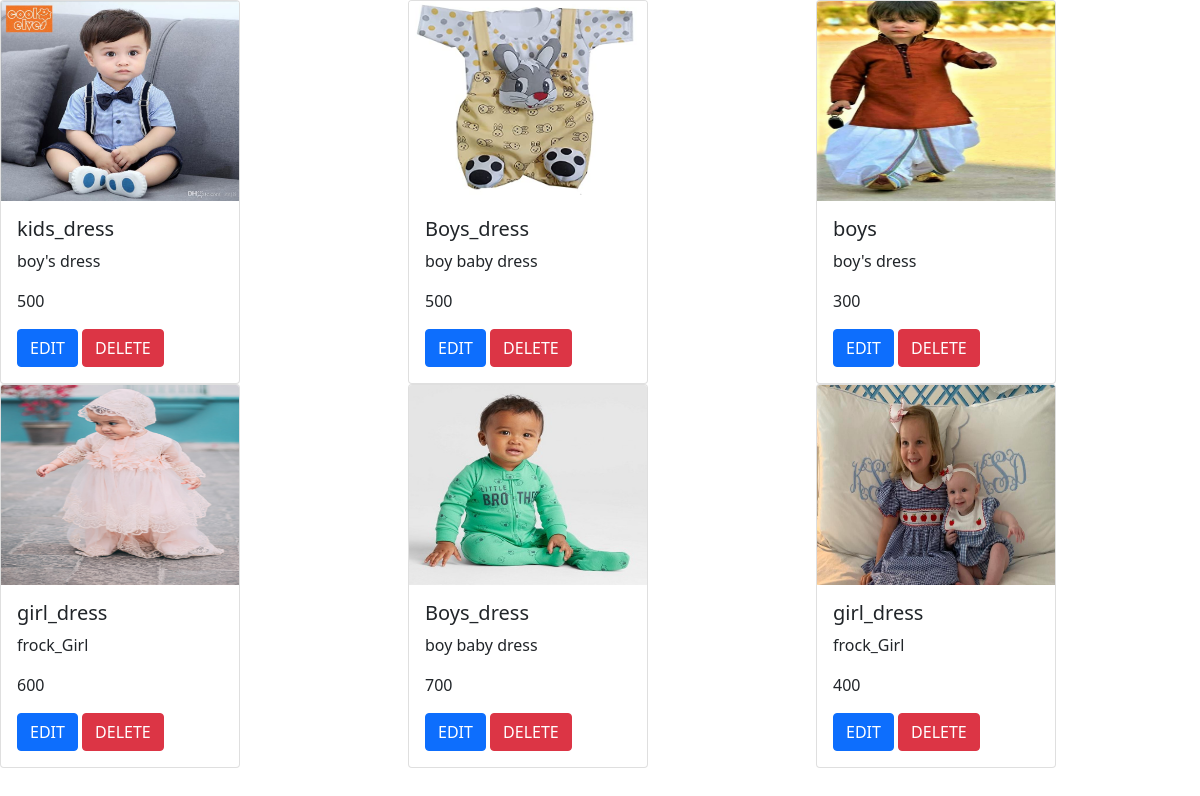
Screenshot of /myApp/pdt_display/ (signed in) with the database file from the repository.
### myApp/models.py (models this page shows, shortened)
class pdtupldmodel(models.Model):
    shopid=models.IntegerField()
    pnm = models.CharField(max_length=20)
    prc = models.IntegerField()
    pdtimg = models.ImageField(upload_to='myApp/static')
    dsc = models.CharField(max_length=40)

### myApp/views.py (the view)
# urls.py: path('pdt_display/',pdtdisplay),
def pdtdisplay(request):              #func to view their pdts only
    shpid=request.session['sid']
    a=pdtupldmodel.objects.all()
    pname=[]
    price=[]
    pdtimg=[]
    desc=[]
    id=[]
    shopid=[]
    for i in a:
        sid=i.shopid
        shopid.append(sid)
        pn=i.pnm
        pname.append(pn)
        prc=i.prc
        price.append(prc)
        img=i.pdtimg
        pdtimg.append(str(img).split('/')[-1])
        ds=i.dsc
        desc.append(ds)
        pid=i.id
        id.append(pid)
        mylist=zip(pname,price,pdtimg,desc,id,shopid)
    return render(request, 'pdt_display.html',{'pdtdata':mylist,'shpid':shpid})

### myApp/templates/pdt_display.html (shortened to what this page needs)
<!DOCTYPE html>
<html lang="en">
<head>
{% load static %}
    <link href="https://cdn.jsdelivr.net/npm/bootstrap@5.0.2/dist/css/bootstrap.min.css" rel="stylesheet">
</head>
<body>
<div class="row">
{% for i,j,k,l,m,n in pdtdata %}
    {% if shpid == n%}
    <div class="col-4">
<div class="card" style="width: 15rem;">
  <img src="{% static k %}" height="200px" width="200px" class="card-img-top" alt="...">
  <div class="card-body">
    <h5 class="card-title">{{ i }}</h5>
    <p class="card-text">{{ l }}</p>
    <p>{{ j }}</p>
    <a class="btn btn-primary" href="http://127.0.0.1:8000/myApp/pdt_edit/{{ m }}">EDIT</a>
    <a class="btn btn-danger" href="http://127.0.0.1:8000/myApp/pdt_delete/{{ m }}">DELETE</a>
  </div>
</div>
    </div>
    {% endif %}
{% endfor %}
</div>
</body>
</html>

### rows the page displays
pdtupldmodel: pdtdata "kids_dress", pdtdata "boy's dress"
pdtupldmodel: pdtdata "Boys_dress", pdtdata "boy baby dress"
pdtupldmodel: pdtdata "boys", pdtdata "boy's dress"
pdtupldmodel: pdtdata "girl_dress", pdtdata "frock_Girl"
pdtupldmodel: pdtdata "Boys_dress", pdtdata "boy baby dress"
pdtupldmodel: pdtdata "girl_dress", pdtdata "frock_Girl"

### other values shown
{{ j }} "500" "500" "300" "600" "700" "400"
